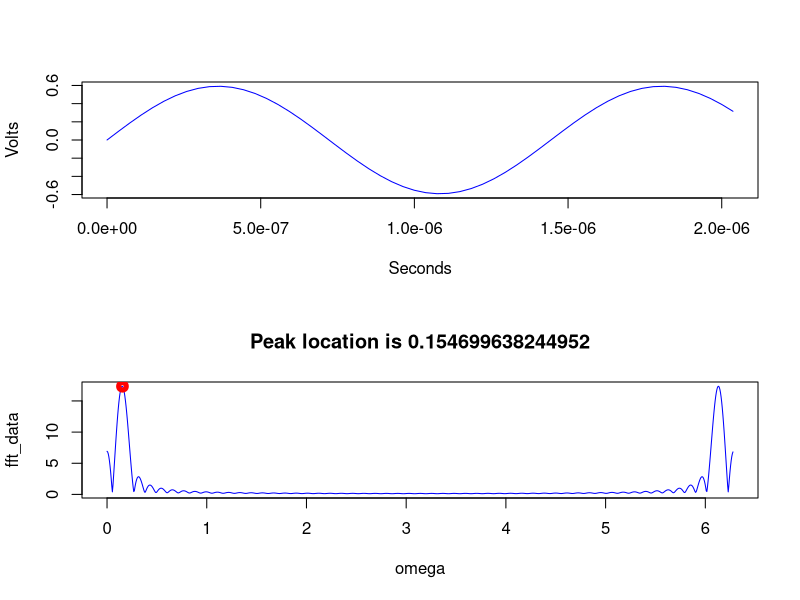

Reproduce this figure in R.
    #Q31040
    
    
    data <- read.csv('Q31040/data.csv')
    
    par(mfrow=c(2,1))
    plot(data, type='l', col="blue")
    
    zero_padded_data <- c(data$Volts, rep(0,1000))
    
    omega <- seq(0,2*pi - 2*pi/length(zero_padded_data),2*pi/length(zero_padded_data))
    fft_data <- abs(fft(zero_padded_data))
    plot(omega, fft_data, type='l', col="blue")
    
    peak <- which.max(fft_data)
    points(omega[peak], fft_data[peak], col="red", lwd = 5)
    title(paste("Peak location is", omega[peak]))
